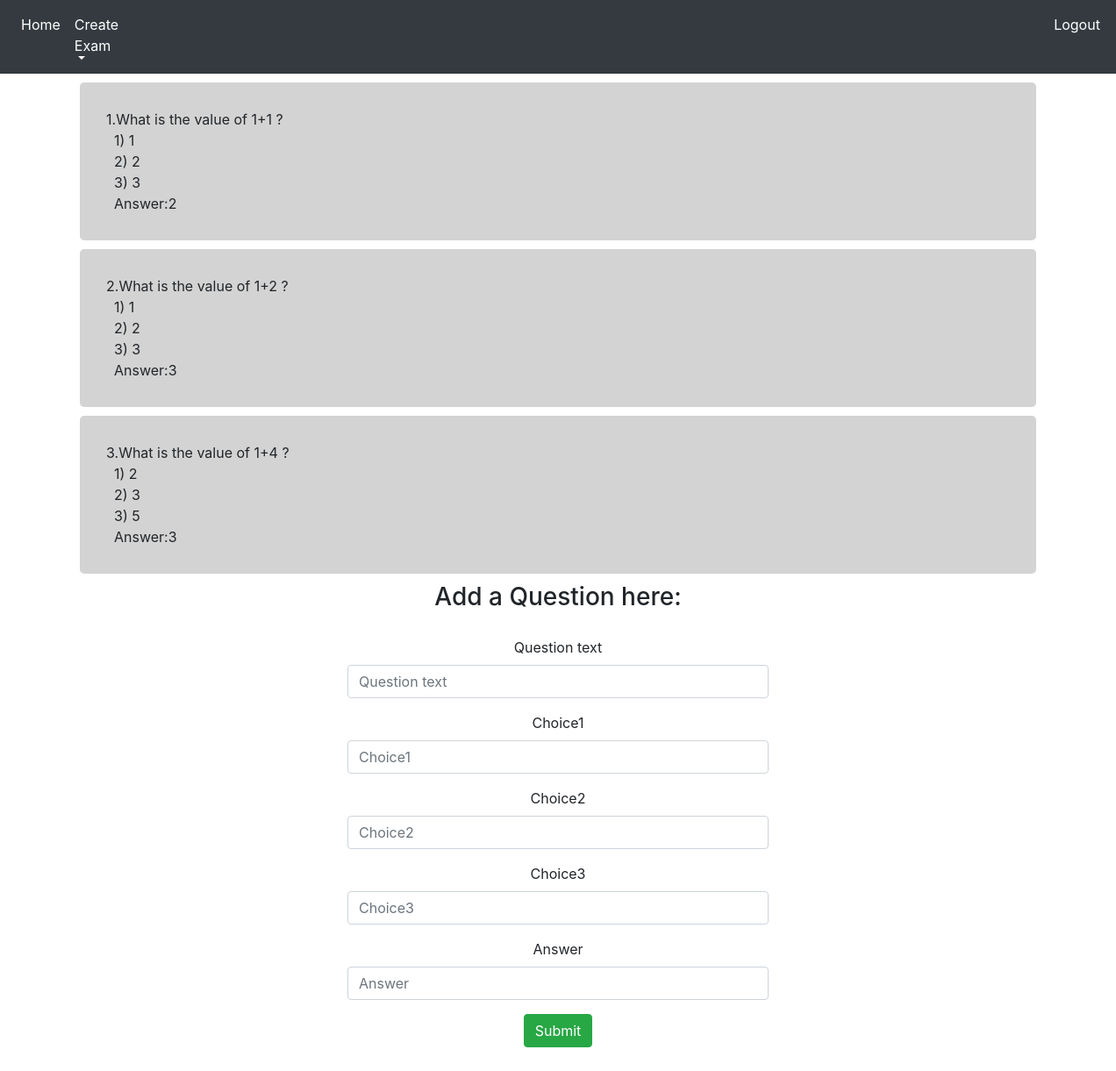
The app's page /instructor/look_questions/1 (signed in) with its own data.
### instructor/models.py (models this page shows, shortened)
class Question_Bank(models.Model):
    department = models.CharField(max_length=200)
    course=models.ForeignKey(Courses,on_delete=models.CASCADE)
    topic=models.ForeignKey(Topic, on_delete=models.CASCADE)
    question_text = models.CharField(max_length=500)
    choice1 = models.CharField(max_length=200)
    choice2 = models.CharField(max_length=200)
    choice3 = models.CharField(max_length=200)
    answer = models.IntegerField()

### instructor/views.py (the view)
# urls.py: path('look_questions/<int:topic_id>',views.show_questions_in_topic,name='show_questions_in_topic'),
def show_questions_in_topic(request, topic_id):
    username = request.session['username']
    instructor = Instructor.objects.get(username = username)
    topic = Topic.objects.get(id = topic_id)
    course = instructor.course
    department = course.department
    questions_set = Question_Bank.objects.filter(topic__id = topic_id)
    if request.method == 'POST':
        form = NewQuestionInQBForm(request.POST)
        if form.is_valid():
            new_q = form.save(commit=False)
            new_q.course = course
            new_q.topic = topic
            new_q.department=department
            new_q.save()
            return HttpResponseRedirect('/instructor/look_questions/'+str(topic_id))
        else:
            return HttpResponseRedirect('/instructor/look_questions/'+str(topic_id))
    else:
        form = NewQuestionInQBForm()
        return render(request, 'show_questions_in_topic.html', {'form':form,'topic':topic, 'questions_set':questions_set})

### instructor/forms.py
class NewQuestionInQBForm(forms.ModelForm):
    class Meta :
        model = Question_Bank
        fields = ['question_text','choice1','choice2','choice3','answer']

### templates/show_questions_in_topic.html (shortened to what this page needs)
<head>
	<link rel="stylesheet" href="https://stackpath.bootstrapcdn.com/bootstrap/4.1.3/css/bootstrap.min.css">
</head>
<nav class="navbar navbar-expand-sm bg-dark navbar-dark" style="color">
  <ul class="navbar-nav">
    <li class="nav-item">
      <a class="nav-link" href="/instructor" style="color: white">Home</a>
    </li>
    <li class="nav-item dropdown">
      <a class="nav-link dropdown-toggle" href="#" id="navbardrop" data-toggle="dropdown" style="color: white">
        Create Exam
      </a>
    </li>
    <li class="nav-item" style="margin-left: 1050px">
      <a class="nav-link" href="/instructor/logout" style="color: white">Logout</a>
    </li>
  </ul>
</nav>
<div class="container">
{% for a in questions_set %}
	<div align="left" style="margin: 10px;background-color: #D3D3D3;border-radius: 5px;padding: 30px">
	{{forloop.counter}}.{{a.question_text}}<br>
	&nbsp; 1) {{a.choice1}}<br>
	&nbsp; 2) {{a.choice2}}<br>
	&nbsp; 3) {{a.choice3}}<br>
	&nbsp; Answer:{{a.answer}}<br>
	</div>
{% endfor %}
</div>
<h3 align="center">Add a Question here:</h3>
<div class="container" align="center" style="margin-top: -10px;border-radius: 5px;padding: 30px">
{% load bootstrap4 %}
<form method="post" style="margin-left: 300px; margin-right: 300px">
    {% bootstrap_form form %}
    <button type="submit" class="btn btn-success"> Submit </button>
</form>
</div>

### templates/show_questions_in_topic.html (style rules this page uses)
input { border-radius: 5px; }

### records on screen
Question_Bank: question_text "What is the value of 1+1 ?", choice1 "1", choice2 "2", choice3 "3", answer "2"
Question_Bank: question_text "What is the value of 1+2 ?", choice1 "1", choice2 "2", choice3 "3", answer "3"
Question_Bank: question_text "What is the value of 1+4 ?", choice1 "2", choice2 "3", choice3 "5", answer "3"
